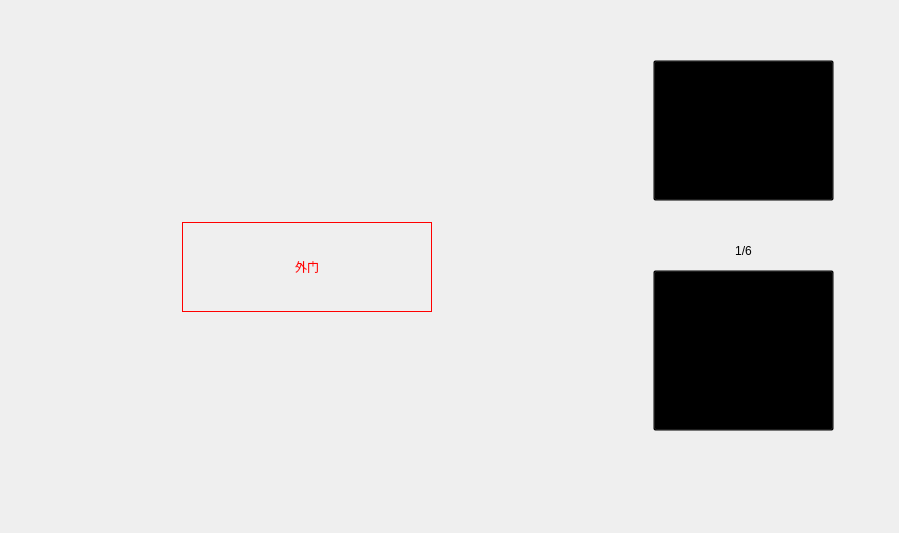
               <widget class="QWidget" name="page_15">
                <layout class="QGridLayout" name="gridLayout_19">
                 <item row="0" column="0">
                  <layout class="QGridLayout" name="gridLayout_18">
                   <item row="0" column="0">
                    <widget class="QWidget" name="widget_2" native="true">
                     <property name="minimumSize">
                      <size>
                       <width>500</width>
                       <height>0</height>
                      </size>
                     </property>
                     <layout class="QGridLayout" name="gridLayout_22">
                      <item row="0" column="2">
                       <spacer name="verticalSpacer">
                        <property name="orientation">
                         <enum>Qt::Vertical</enum>
                        </property>
                        <property name="sizeHint" stdset="0">
                         <size>
                          <width>20</width>
                          <height>202</height>
                         </size>
                        </property>
                       </spacer>
                      </item>
                      <item row="1" column="0">
                       <spacer name="horizontalSpacer_4">
                        <property name="orientation">
                         <enum>Qt::Horizontal</enum>
                        </property>
                        <property name="sizeHint" stdset="0">
                         <size>
                          <width>162</width>
                          <height>20</height>
                         </size>
                        </property>
                       </spacer>
                      </item>
                      <item row="1" column="1" colspan="2">
                       <widget class="QPushButton" name="pushButton_41">
                        <property name="minimumSize">
                         <size>
                          <width>250</width>
                          <height>90</height>
                         </size>
                        </property>
                        <property name="styleSheet">
                         <string notr="true">border:1px solid #ff0000;
font: 16pt &quot;微软雅黑&quot;;
color: rgb(255, 0, 0);</string>
                        </property>
                        <property name="text">
                         <string>外门</string>
                        </property>
                       </widget>
                      </item>
                      <item row="1" column="3">
                       <spacer name="horizontalSpacer_5">
                        <property name="orientation">
                         <enum>Qt::Horizontal</enum>
                        </property>
                        <property name="sizeHint" stdset="0">
                         <size>
                          <width>161</width>
                          <height>20</height>
                         </size>
                        </property>
                       </spacer>
                      </item>
                      <item row="2" column="1">
                       <spacer name="verticalSpacer_2">
                        <property name="orientation">
                         <enum>Qt::Vertical</enum>
                        </property>
                        <property name="sizeHint" stdset="0">
                         <size>
                          <width>20</width>
                          <height>201</height>
                         </size>
                        </property>
                       </spacer>
                      </item>
                     </layout>
                    </widget>
                   </item>
                   <item row="0" column="1">
                    <widget class="QWidget" name="widget" native="true">
                     <layout class="QGridLayout" name="gridLayout_21">
                      <item row="0" column="0">
                       <layout class="QHBoxLayout" name="horizontalLayout_3">
                        <item>
                         <spacer name="horizontalSpacer_3">
                          <property name="orientation">
                           <enum>Qt::Horizontal</enum>
                          </property>
                          <property name="sizeHint" stdset="0">
                           <size>
                            <width>40</width>
                            <height>20</height>
                           </size>
                          </property>
                         </spacer>
                        </item>
                       </layout>
                      </item>
                      <item row="1" column="0">
                       <layout class="QGridLayout" name="gridLayout_20">
                        <item row="0" column="0">
                         <widget class="QWidget" name="widget_3" native="true"/>
                        </item>
                        <item row="0" column="1">
                         <widget class="QWidget" name="widget_6" native="true">
                          <property name="minimumSize">
                           <size>
                            <width>250</width>
                            <height>400</height>
                           </size>
                          </property>
                          <widget class="QPushButton" name="pushButton_42">
                           <property name="geometry">
                            <rect>
                             <x>30</x>
                             <y>20</y>
                             <width>181</width>
                             <height>141</height>
                            </rect>
                           </property>
                           <property name="styleSheet">
                            <string notr="true">border-image: url(:/image/up.png);
background: transparent;</string>
                           </property>
                           <property name="text">
                            <string/>
                           </property>
                          </widget>
                          <widget class="QPushButton" name="pushButton_43">
                           <property name="geometry">
                            <rect>
                             <x>30</x>
                             <y>230</y>
                             <width>181</width>
                             <height>161</height>
                            </rect>
                           </property>
                           <property name="styleSheet">
                            <string notr="true">border-image: url(:/image/down.png);
background: transparent;</string>
                           </property>
                           <property name="text">
                            <string/>
                           </property>
                          </widget>
                          <widget class="QLabel" name="label_18">
                           <property name="geometry">
                            <rect>
                             <x>30</x>
                             <y>180</y>
                             <width>181</width>
                             <height>61</height>
                            </rect>
                           </property>
                           <property name="text">
                            <string>1/6</string>
                           </property>
                           <property name="alignment">
                            <set>Qt::AlignCenter</set>
                           </property>
                          </widget>
                         </widget>
                        </item>
                        <item row="0" column="2">
                         <widget class="QWidget" name="widget_7" native="true"/>
                        </item>
                       </layout>
                      </item>
                     </layout>
                    </widget>
                   </item>
                  </layout>
                 </item>
                </layout>
               </widget>
